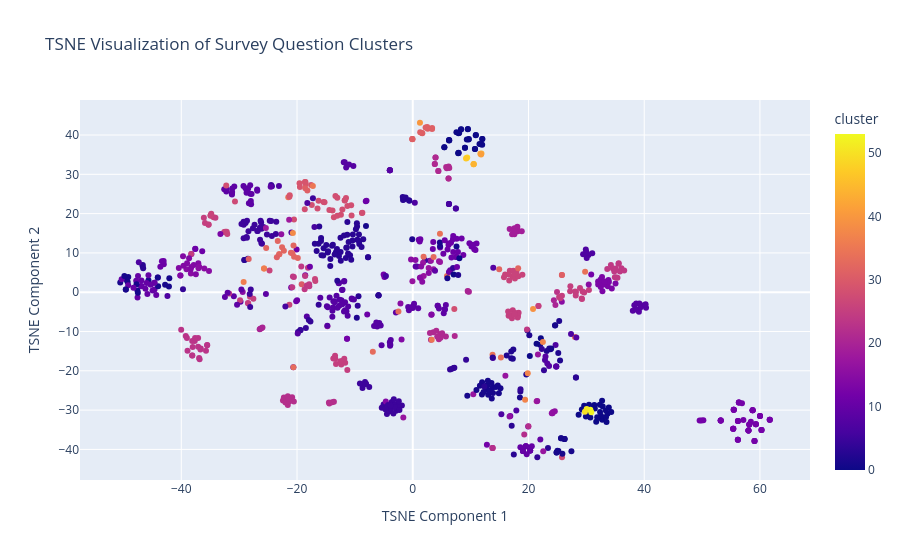

The code cell stored with this chart in its notebook:
### Markdown cell above
##### 2. Generic Survey Using Combined Topic Clusters (lda_topic,bert_topic) against agglomerative/Hierachical clustering

### Code cell
import numpy as np
import pandas as pd
import plotly.express as px
from sklearn.manifold import TSNE

# Assuming survey_questions_df contains:
# "sbert_embedding": a list column with SBERT embeddings,
# "kmeans_cluster": the cluster label for each question,
# "cleaned_question": the processed question text.

# Convert the list of embeddings to a NumPy array.
embeddings = np.array(survey_questions_df["sbert_embedding"].tolist())

# Use TSNE to reduce the dimensionality to 2 dimensions.
# - n_components=2: We want a 2D representation.
# - perplexity=30: A common value balancing local and global structure.
# - random_state=42: For reproducibility.
tsne = TSNE(n_components=2, perplexity=30, random_state=42)
tsne_results = tsne.fit_transform(embeddings)

# Create a DataFrame for plotting.
plot_df = pd.DataFrame(tsne_results, columns=["tsne1", "tsne2"])
plot_df["cluster"] = survey_questions_df["combined_cluster"].values
plot_df["question"] = survey_questions_df["cleaned_question"].values

# Create an interactive scatter plot with Plotly.
fig = px.scatter(
    plot_df, 
    x="tsne1", 
    y="tsne2", 
    color="cluster", 
    hover_data=["question"],
    title="TSNE Visualization of Survey Question Clusters",
    labels={"tsne1": "TSNE Component 1", "tsne2": "TSNE Component 2"}
)

fig.show()

### Figure 1 — Plotly figure (JSON) as saved in the notebook; plotly's stock layout.template omitted (floating-point values rounded to 4 significant figures; data arrays with more than 128 entries replaced by an {"elided": "..."} marker saying what was removed)
{"data": [{"customdata": {"elided": "925x1 str values"}, "hovertemplate": "TSNE Component 1=%{x}<br>TSNE Component 2=%{y}<br>question=%{customdata[0]}<br>cluster=%{marker.color}<extra></extra>", "legendgroup": "", "marker": {"color": {"elided": "925 int values"}, "coloraxis": "coloraxis", "symbol": "circle"}, "mode": "markers", "name": "", "orientation": "v", "showlegend": false, "type": "scatter", "x": {"elided": "925 float values"}, "xaxis": "x", "y": {"elided": "925 float values"}, "yaxis": "y"}], "layout": {"coloraxis": {"colorbar": {"title": {"text": "cluster"}}, "colorscale": [[0, "#0d0887"], [0.1111, "#46039f"], [0.2222, "#7201a8"], [0.3333, "#9c179e"], [0.4444, "#bd3786"], [0.5556, "#d8576b"], [0.6667, "#ed7953"], [0.7778, "#fb9f3a"], [0.8889, "#fdca26"], [1, "#f0f921"]]}, "legend": {"tracegroupgap": 0}, "title": {"text": "TSNE Visualization of Survey Question Clusters"}, "xaxis": {"anchor": "y", "domain": [0, 1], "title": {"text": "TSNE Component 1"}}, "yaxis": {"anchor": "x", "domain": [0, 1], "title": {"text": "TSNE Component 2"}}}}
